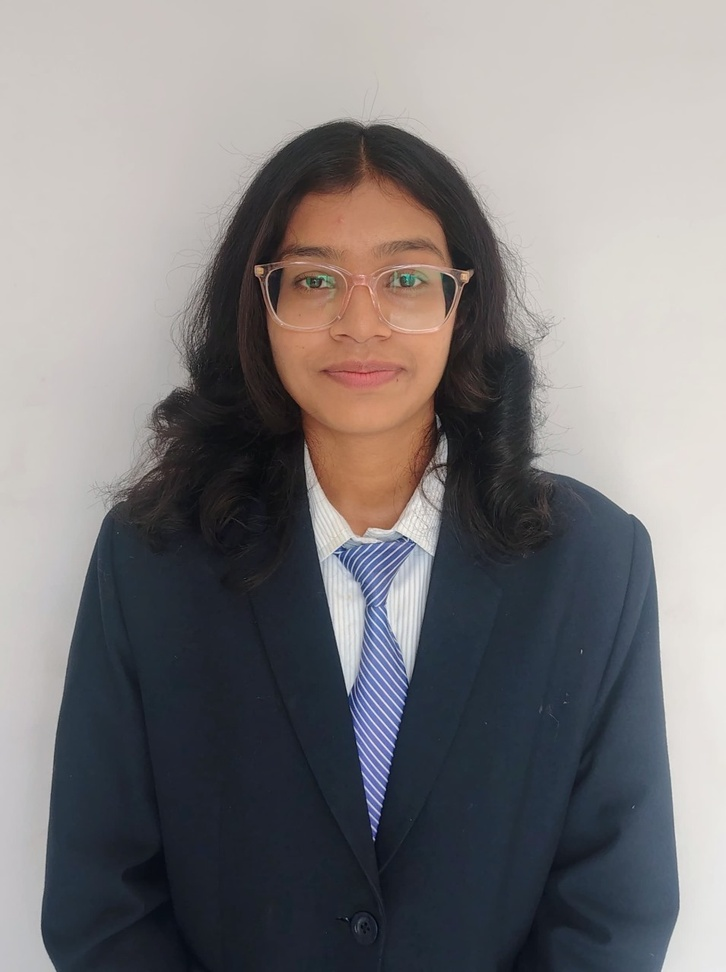
#> input picture prelab/CM23003.jpeg, 726 x 972 px, shrunk from 955 x 1280 before the run, found by its file name
$ jupyter execute practical3.ipynb   (shell and % lines are left out)
#> lines starting #> are read from the running program, lines starting #| are printed output that depends on the picture
<a href="https://colab.research.google.com/github/Dhanshree010/Machine-Vision-Practical/blob/main/practical3.ipynb" target="_parent"></a>

[cell 1]
# Install OpenCV

import cv2
import numpy as np
import matplotlib.pyplot as plt
from google.colab import files

print("Upload Reference Road Sign Image")
uploaded = files.upload()
#> the answer given: CM23003.jpeg

ref_path = list(uploaded.keys())[0]

print("\nUpload Test Image")
uploaded = files.upload()
#> the answer given: CM23003.jpeg

test_path = list(uploaded.keys())[0]

# Read Images
reference = cv2.imread(ref_path)
#> reference is the input picture: shape (972, 726, 3); mean B, G, R 124, 122.6, 125.4
test = cv2.imread(test_path)

reference_gray = cv2.cvtColor(reference, cv2.COLOR_BGR2GRAY)
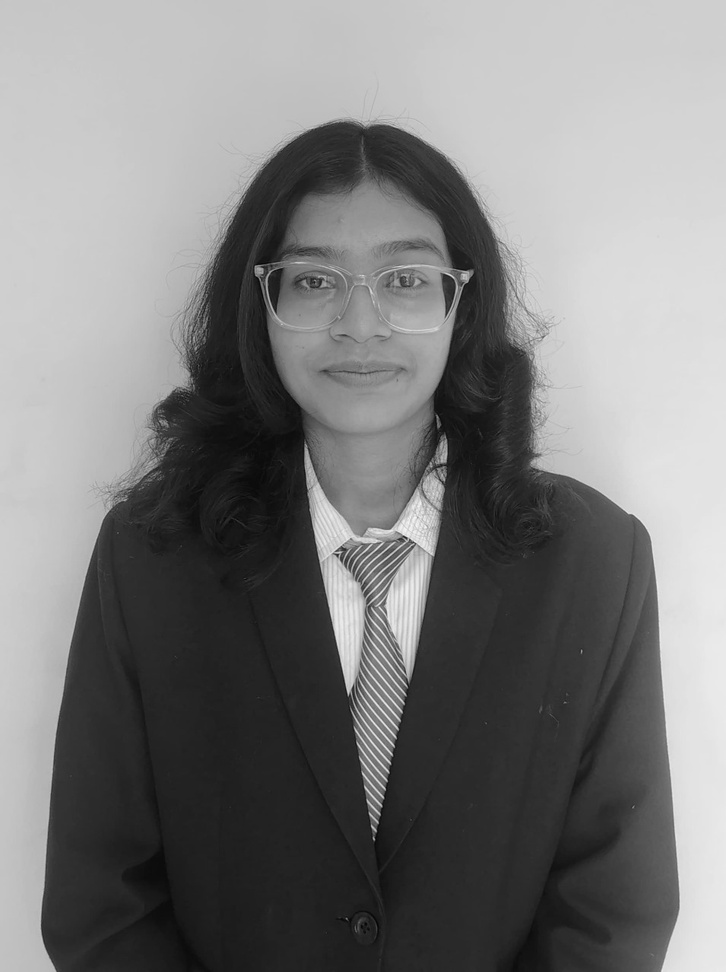
#> reference_gray: shape (972, 726); min 5, max 247, mean 123.6
test_gray = cv2.cvtColor(test, cv2.COLOR_BGR2GRAY)

# ----------------------------------------
# ORB Detector
# ----------------------------------------

orb = cv2.ORB_create(nfeatures=1000)

# Detect keypoints and descriptors
kp1, des1 = orb.detectAndCompute(reference_gray, None)
#> kp1 = 998 keypoints; strongest (x, y, size): (337, 554, 31), (335, 554, 31), (412, 544, 31), (410, 540, 31)
kp2, des2 = orb.detectAndCompute(test_gray, None)
#> kp2 has the same summary as kp1

print("Reference Keypoints :", len(kp1))
#| Reference Keypoints : 998
print("Test Keypoints :", len(kp2))
#| Test Keypoints : 998

# ----------------------------------------
# Feature Matching
# ----------------------------------------

bf = cv2.BFMatcher(cv2.NORM_HAMMING, crossCheck=True)

matches = bf.match(des1, des2)
#> matches = 998 matches

matches = sorted(matches, key=lambda x: x.distance)

print("Total Matches :", len(matches))
#| Total Matches : 998

# Best matches
good_matches = matches[:50]
#> good_matches = 50 matches

# ----------------------------------------
# Draw Matches
# ----------------------------------------

matched_image = cv2.drawMatches(
    reference,
    kp1,
    test,
    kp2,
    good_matches,
    None,
    flags=2
)
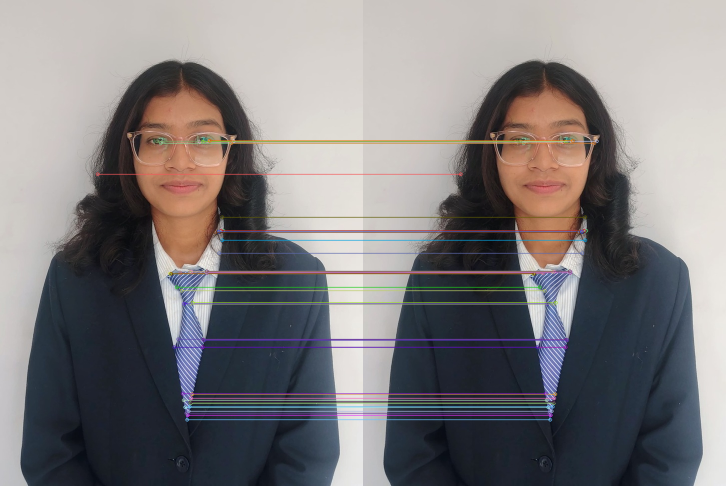
#> matched_image: shape (972, 1452, 3) (shown at 1/2 size); mean B, G, R 124.7, 123.2, 126.5

plt.figure(figsize=(18,8))
plt.imshow(cv2.cvtColor(matched_image, cv2.COLOR_BGR2RGB))
plt.axis("off")
plt.title("ORB Feature Matching")
plt.show()

# ----------------------------------------
# Recognition Decision
# ----------------------------------------

threshold = 20

if len(good_matches) > threshold:
    print("\n✅ Road Sign Identified Successfully")
else:
    print("\n❌ Road Sign Not Found")
